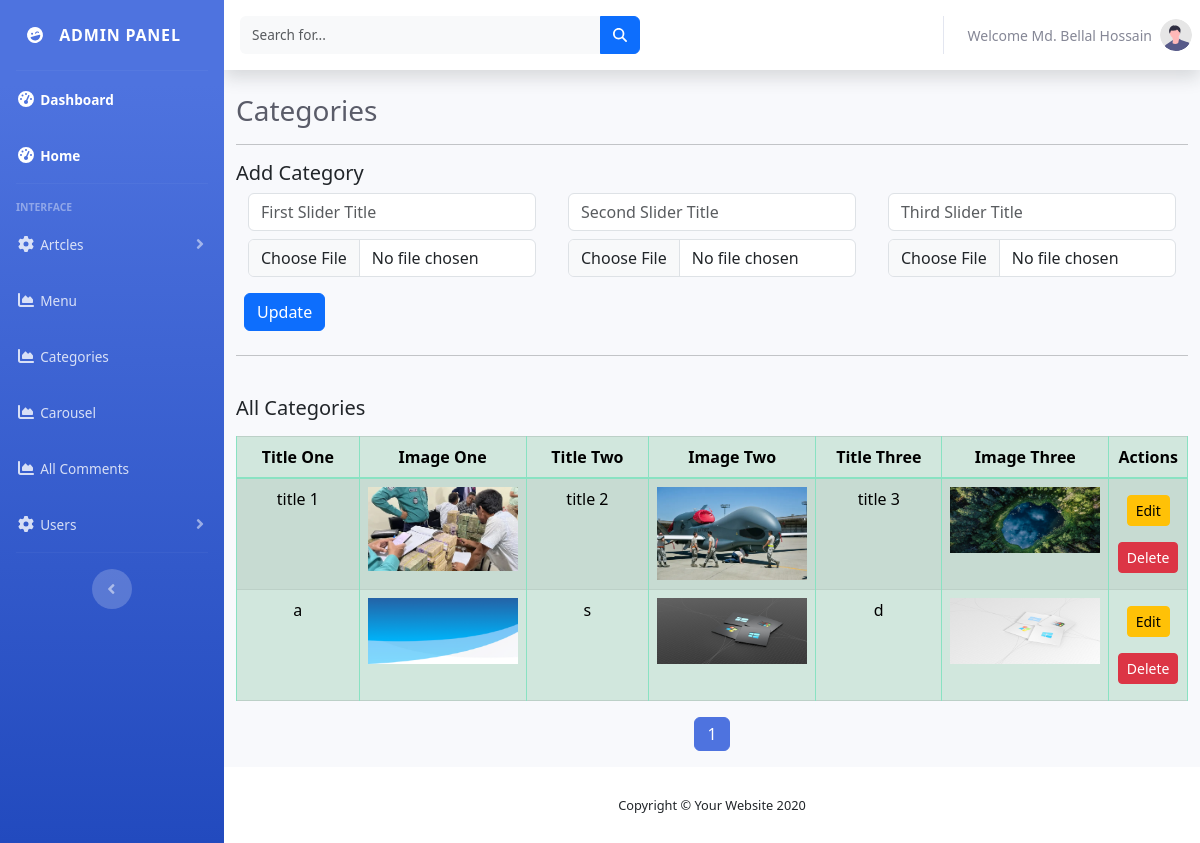
/admin/carousel.php (signed in), run on the app's committed database.
### tables this page shows
CREATE TABLE `carousel` (
  `id` int(11) NOT NULL,
  `title_1` varchar(255) NOT NULL,
  `image_1` varchar(255) NOT NULL,
  `title_2` varchar(255) NOT NULL,
  `image_2` varchar(255) NOT NULL,
  `title_3` varchar(255) NOT NULL,
  `image_3` varchar(255) NOT NULL,
  `create_at` timestamp NOT NULL DEFAULT current_timestamp()
);

### admin/carousel.php (the view, shortened to what this page needs)
<?php require "inc/head.php"; ?>
</head>
<body id="page-top">
    <div id="wrapper">
        <?php require "inc/sidebar.php"; ?>
        <div id="content-wrapper" class="d-flex flex-column">
            <div id="content">
                <?php require "inc/topbar.php"; ?>
                <div class="container-fluid">
                    <h1 class="h3 text-gray-800">Categories</h1>
                    <hr>
                    <h5>Add Category</h5>
                    <form class="row g-2 needs-validation" method="post" enctype="multipart/form-data" novalidate>
                        <div class="col-md-4">
                            <div class="col mb-2">
                                <input type="text" class="form-control" placeholder="First Slider Title" id="title_1" name="title_1" required>
                            </div>
                            <div class="col mb-2">
                                <input name="image_1" type="file" class="form-control" aria-label="file example" required>
                            </div>
                        </div>
                        <div class="col-md-4">
                            <div class="col mb-2">
                                <input type="text" class="form-control" placeholder="Second Slider Title" id="title_2" name="title_2" required>
                            </div>
                            <div class="col mb-2">
                                <input name="image_2" type="file" class="form-control" aria-label="file example" required>
                            </div>
                        </div>
                        <div class="col-md-4">
                            <div class="col mb-2">
                                <input type="text" class="form-control" placeholder="Third Slider Title" id="title_3" name="title_3" required>
                            </div>
                            <div class="col mb-2">
                                <input name="image_3" type="file" class="form-control" aria-label="file example" required>
                            </div>
                        </div>
                        <div class="col-md-1 align-self-end m-2">
                            <button type="submit" class="btn btn-primary" name="submit">Update</button>
                        </div>
                    </form>
                    <hr>
                    <br>
                    <h5 class="mb-3">All Categories</h5>
                    <table class="table  table-bordered table-striped table align-middle table-success table-hover">
                        <thead style="text-align: center;" class="">
                            <tr>
                                <th>Title One</th>
                                <th>Image One</th>
                                <th>Title Two</th>
                                <th>Image Two</th>
                                <th>Title Three</th>
                                <th>Image Three</th>
                                <th>Actions</th>
                            </tr>
                        </thead>
                        <tbody>
                            <?php
                            require "inc/config.php";
                            $result = mysqli_query($conn, "SELECT COUNT(*) AS total_rows FROM carousel");
                            $row = mysqli_fetch_assoc($result);
                            $total_rows = $row['total_rows'];
                            $total_pages = ceil($total_rows / 5);
                            $page = isset($_GET['page']) ? $_GET['page'] : 1;
                            $offset = ($page - 1) * 5;
                            $result = mysqli_query($conn, "SELECT * FROM carousel order by create_at desc LIMIT 5 OFFSET $offset");
                            if (mysqli_num_rows($result) > 0) {
                                while ($row = mysqli_fetch_assoc($result)) {
                                    echo '<tr style="text-align: center; ">';
                                    echo '<td class="col-md-2">' . $row['title_1'] . '</td>';
                                    echo '<td><img src="a.assets/carousel/' . $row['image_1'] . '" width="150px"></td>';
                                    echo '<td class="col-md-2">' . $row['title_2'] . '</td>';
                                    echo '<td><img src="a.assets/carousel/' . $row['image_2'] . '" width="150px"></td>';
                                    echo '<td class="col-md-2">' . $row['title_3'] . '</td>';
                                    echo '<td><img src="a.assets/carousel/' . $row['image_3'] . '" width="150px"></td>';
                                    echo '<td class="col-md-1">
                                <a href="carousel-edit.php?id=' . $row['id'] . '" class="btn btn-warning btn-sm my-2">Edit</a>
                                <a href="carousel-delete.php?id=' . $row['id'] . '" class="btn btn-danger btn-sm my-2">Delete</a>
                              </td>';
                                    echo '</tr>';
                                }
                            } else {
                                echo '<tr style="text-align: center;"><td colspan="7">No data found</td></tr>';
                            }
                            ?>
                        </tbody>
                    </table>
                    <div class="d-flex justify-content-center">
                        <nav aria-label="Page navigation example">
                            <ul class="pagination">
                                <?php
                                for ($i = 1; $i <= $total_pages; $i++) {
                                    echo "<li class='page-item " . ($page == $i ? 'active' : '') . "'><a class='page-link' href='?page=$i'>$i</a></li>";
                                }
                                ?>
                            </ul>
                        </nav>
                    </div>
                </div>
            </div>
            <?php require "inc/footer.php"; ?>
</body>
</html>

### admin/inc/head.php (shortened to what this page needs)
<!DOCTYPE html>
<html lang="en">
<head>
    <link href="vendor/fontawesome-free/css/all.min.css" rel="stylesheet" type="text/css">
    <link href="css/sb-admin-2.min.css" rel="stylesheet">
    <link href="css/bootstrap.min.css" rel="stylesheet">

### admin/inc/sidebar.php (shortened to what this page needs)
<ul class="navbar-nav bg-gradient-primary sidebar sidebar-dark accordion" id="accordionSidebar">
    <a class="sidebar-brand d-flex align-items-center justify-content-center" href="home/index.php">
        <div class="sidebar-brand-icon rotate-n-15">
            <i class="fas fa-laugh-wink"></i>
        </div>
        <div class="sidebar-brand-text mx-3">Admin Panel</div>
    </a>
    <hr class="sidebar-divider my-0">
    <li class="nav-item active">
        <a class="nav-link" href="dashboard.php">
            <i class="fas fa-fw fa-tachometer-alt"></i>
            <span>Dashboard</span></a>
    </li>
    <li class="nav-item active">
        <a class="nav-link" href="../home/index.php">
            <i class="fas fa-fw fa-tachometer-alt"></i>
            <span>Home</span></a>
    </li>
    <hr class="sidebar-divider">
    <div class="sidebar-heading">
        Interface
    </div>
    <li class="nav-item">
        <a class="nav-link collapsed" href="#" data-toggle="collapse" data-target="#collapseArticle" aria-expanded="true" aria-controls="collapseArticle">
            <i class="fas fa-fw fa-cog"></i>
            <span>Artcles</span>
        </a>
    </li>
    <li class="nav-item">
        <a class="nav-link" href="menu.php">
            <i class="fas fa-fw fa-chart-area"></i>
            <span>Menu</span></a>
    </li>
    <li class="nav-item">
        <a class="nav-link" href="categories.php">
            <i class="fas fa-fw fa-chart-area"></i>
            <span>Categories</span></a>
    </li>
    <li class="nav-item">
        <a class="nav-link" href="carousel.php">
            <i class="fas fa-fw fa-chart-area"></i>
            <span>Carousel</span></a>
    </li>
    <li class="nav-item">
        <a class="nav-link" href="comment.php">
            <i class="fas fa-fw fa-chart-area"></i>
            <span>All Comments</span></a>
    </li>
    <li class="nav-item">
        <a class="nav-link collapsed" href="#" data-toggle="collapse" data-target="#collapseuser" aria-expanded="true" aria-controls="collapseuser">
            <i class="fas fa-fw fa-cog"></i>
            <span>Users</span>
        </a>
    </li>
    <hr class="sidebar-divider d-none d-md-block">
    <div class="text-center d-none d-md-inline">
        <button class="rounded-circle border-0" id="sidebarToggle"></button>
    </div>
</ul>

### admin/inc/topbar.php (shortened to what this page needs)
<nav class="navbar navbar-expand navbar-light bg-white topbar mb-4 static-top shadow">
                    <form class="d-none d-sm-inline-block form-inline mr-auto ml-md-3 my-2 my-md-0 mw-100 navbar-search">
                        <div class="input-group">
                            <input type="text" class="form-control bg-light border-0 small" placeholder="Search for..." aria-label="Search" aria-describedby="basic-addon2">
                            <div class="input-group-append">
                                <button class="btn btn-primary" type="button">
                                    <i class="fas fa-search fa-sm"></i>
                                </button>
                            </div>
                        </div>
                    </form>
                    <ul class="navbar-nav ml-auto">
                        <li class="nav-item dropdown no-arrow">
                            <a class="nav-link dropdown-toggle" href="#" id="userDropdown" role="button" data-toggle="dropdown" aria-haspopup="true" aria-expanded="false">
                                <span class="mr-2 d-none d-lg-inline text-gray-600 small"><?= 'Welcome ' . $_SESSION['username'] ?></span>
                                <img class="img-profile rounded-circle" src="img/undraw_profile.svg">
                            </a>
                        </li>
                    </ul>
                </nav>

### admin/inc/footer.php (shortened to what this page needs)
<footer class="sticky-footer bg-white">
                <div class="container my-auto">
                    <div class="copyright text-center my-auto">
                        <span>Copyright &copy; Your Website 2020</span>
                    </div>
                </div>
            </footer>
        </div>
    </div>

### data on the page
carousel: title_1 "title 1", image_1 (picture), title_2 "title 2", image_2 (picture), title_3 "title 3", image_3 (picture)
carousel: title_1 "a", image_1 (picture), title_2 "s", image_2 (picture), title_3 "d", image_3 (picture)

### other printed values
$_SESSION['username'] "Md. Bellal Hossain"
